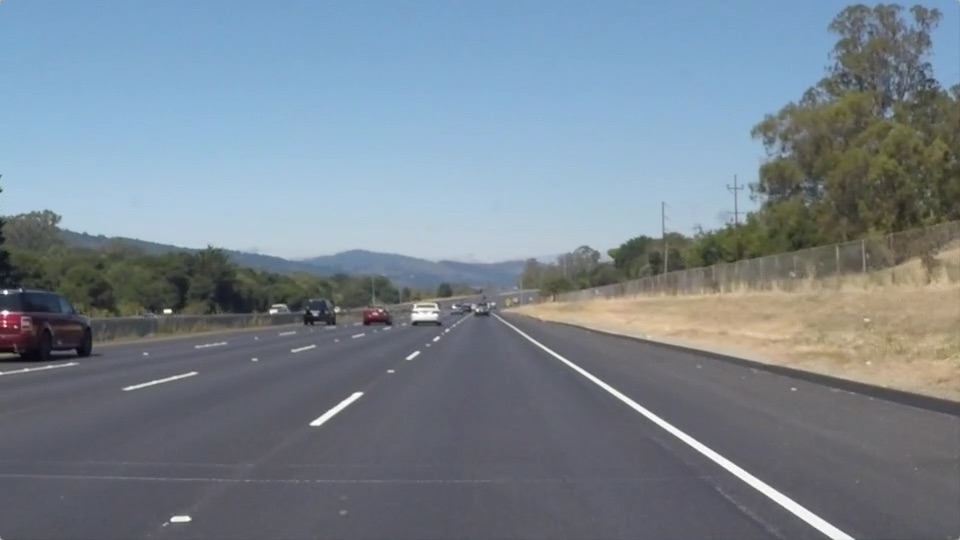
#> input picture CarND-LaneLines-P1/test_images/solidWhiteRight.jpg, 960 x 540 px, found by its file name
$ jupyter execute --allow-errors P1.ipynb   (shell and % lines are left out)
#> lines starting #> are read from the running program, lines starting #| are printed output that depends on the picture; after the words box and inside, x2 and y2 are one past the last pixel; in counts of white or black regions, pixels touching at a corner belong together
# Self-Driving Car Engineer Nanodegree

## Project: **Finding Lane Lines on the Road**
***
In this project, you will use the tools you learned about in the lesson to identify lane lines on the road.  You can develop your pipeline on a series of individual images, and later apply the result to a video stream (really just a series of images). Check out the video clip "raw-lines-example.mp4" (also contained in this repository) to see what the output should look like after using the helper functions below.

Once you have a result that looks roughly like "raw-lines-example.mp4", you'll need to get creative and try to average and/or extrapolate the line segments you've detected to map out the full extent of the lane lines.  You can see an example of the result you're going for in the video "P1_example.mp4".  Ultimately, you would like to draw just one line for the left side of the lane, and one for the right.

In addition to implementing code, there is a brief writeup to complete. The writeup should be completed in a separate file, which can be either a markdown file or a pdf document. There is a [write up template](https://github.com/udacity/CarND-LaneLines-P1/blob/master/writeup_template.md) that can be used to guide the writing process. Completing both the code in the Ipython notebook and the writeup template will cover all of the [rubric points](https://review.udacity.com/#!/rubrics/322/view) for this project.

---
Let's have a look at our first image called 'test_images/solidWhiteRight.jpg'.  Run the 2 cells below (hit Shift-Enter or the "play" button above) to display the image.

**Note: If, at any point, you encounter frozen display windows or other confounding issues, you can always start again with a clean slate by going to the "Kernel" menu above and selecting "Restart & Clear Output".**

---

**The tools you have are color selection, region of interest selection, grayscaling, Gaussian smoothing, Canny Edge Detection and Hough Tranform line detection.  You  are also free to explore and try other techniques that were not presented in the lesson.  Your goal is piece together a pipeline to detect the line segments in the image, then average/extrapolate them and draw them onto the image for display (as below).  Once you have a working pipeline, try it out on the video stream below.**

---

<figure>

 <figcaption>
 <p></p>
 <p style="text-align: center;"> Your output should look something like this (above) after detecting line segments using the helper functions below </p>
 </figcaption>
</figure>
 <p></p>
<figure>

 <figcaption>
 <p></p>
 <p style="text-align: center;"> Your goal is to connect/average/extrapolate line segments to get output like this</p>
 </figcaption>
</figure>

**Run the cell below to import some packages.  If you get an `import error` for a package you've already installed, try changing your kernel (select the Kernel menu above --> Change Kernel).  Still have problems?  Try relaunching Jupyter Notebook from the terminal prompt.  Also, consult the forums for more troubleshooting tips.**

## Import Packages

[cell 1]
#importing some useful packages
import matplotlib.pyplot as plt
import matplotlib.image as mpimg
import numpy as np
import cv2

## Read in an Image

[cell 2]
#reading in an image
image = mpimg.imread('test_images/solidWhiteRight.jpg')
#> image is the input picture: shape (540, 960, 3); mean R, G, B 120.3, 132.6, 143.7

#printing out some stats and plotting
print('This image is:', type(image), 'with dimensions:', image.shape)
#| This image is: <class 'numpy.ndarray'> with dimensions: (540, 960, 3)
plt.imshow(image)  # if you wanted to show a single color channel image called 'gray', for example, call as plt.imshow(gray, cmap='gray')

## Ideas for Lane Detection Pipeline

**Some OpenCV functions (beyond those introduced in the lesson) that might be useful for this project are:**

`cv2.inRange()` for color selection
`cv2.fillPoly()` for regions selection
`cv2.line()` to draw lines on an image given endpoints
`cv2.addWeighted()` to coadd / overlay two images
`cv2.cvtColor()` to grayscale or change color
`cv2.imwrite()` to output images to file
`cv2.bitwise_and()` to apply a mask to an image

**Check out the OpenCV documentation to learn about these and discover even more awesome functionality!**

## Helper Functions

Below are some helper functions to help get you started. They should look familiar from the lesson!

[cell 3]
import math
import statistics
def grayscale(img):
    """Applies the Grayscale transform
    This will return an image with only one color channel
    but NOTE: to see the returned image as grayscale
    (assuming your grayscaled image is called 'gray')
    you should call plt.imshow(gray, cmap='gray')"""
    return cv2.cvtColor(img, cv2.COLOR_RGB2GRAY)
    # Or use BGR2GRAY if you read an image with cv2.imread()
    # return cv2.cvtColor(img, cv2.COLOR_BGR2GRAY)

def canny(img, low_threshold, high_threshold):
    """Applies the Canny transform"""
    return cv2.Canny(img, low_threshold, high_threshold)

def gaussian_blur(img, kernel_size):
    """Applies a Gaussian Noise kernel"""
    return cv2.GaussianBlur(img, (kernel_size, kernel_size), 0)

def region_of_interest(img, vertices):
    """
    Applies an image mask.

    Only keeps the region of the image defined by the polygon
    formed from `vertices`. The rest of the image is set to black.
    `vertices` should be a numpy array of integer points.
    """
    #defining a blank mask to start with
    mask = np.zeros_like(img)

    #defining a 3 channel or 1 channel color to fill the mask with depending on the input image
    if len(img.shape) > 2:
        channel_count = img.shape[2]  # i.e. 3 or 4 depending on your image
        ignore_mask_color = (255,) * channel_count
    else:
        ignore_mask_color = 255

    #filling pixels inside the polygon defined by "vertices" with the fill color
    cv2.fillPoly(mask, vertices, ignore_mask_color)

    #returning the image only where mask pixels are nonzero
    masked_image = cv2.bitwise_and(img, mask)
    return masked_image


def draw_lines(img, lines, color=[255, 0, 0], thickness=10):
    """
    NOTE: this is the function you might want to use as a starting point once you want to
    average/extrapolate the line segments you detect to map out the full
    extent of the lane (going from the result shown in raw-lines-example.mp4
    to that shown in P1_example.mp4).

    Think about things like separating line segments by their
    slope ((y2-y1)/(x2-x1)) to decide which segments are part of the left
    line vs. the right line.  Then, you can average the position of each of
    the lines and extrapolate to the top and bottom of the lane.

    This function draws `lines` with `color` and `thickness`.
    Lines are drawn on the image inplace (mutates the image).
    If you want to make the lines semi-transparent, think about combining
    this function with the weighted_img() function below
    """
    #image shape for getting y ---imshape[0]
    imshape = image.shape;
    #left line
    arrLeftSlope = []; #array of left slope
    leftNum = 0; #number of left lines
    #right line
    arrRightSlope = [];
    rightNum = 0;
    #top y position
    topy = int(imshape[0]/2 + 60);
    #bottom y position
    bottomy = int(imshape[0]);
    #arrayof bottom x and y
    arrLeftX = [];
    arrLeftY = [];
    arrRightX = [];
    arrRightY = [];

    for line in lines:
        for x1,y1,x2,y2 in line:
            #each min point as an array
            if(y1 <= y2):
                minP = [x1, y1];
            else:
                minP = [x2, y2];
            #caluculate slope
            slope = (y2-y1)/(x2-x1);
            #left line
            if(slope < 0):
                arrLeftSlope.append(slope);
                arrLeftX.append(minP[0]);
                arrLeftY.append(minP[1]);
                leftNum = leftNum + 1;
            #do same thing for the right line
            else:
                arrRightSlope.append(slope);
                arrRightX.append(minP[0]);
                arrRightY.append(minP[1]);
                rightNum = rightNum + 1;

    if(leftNum > 0):
        #calculate median of left slope
        leftSlope = statistics.median(arrLeftSlope);
        #calculate median of bottomX and bottomY
        lbottomX = statistics.median(arrLeftX);
        lbottomY = statistics.median(arrLeftY);
        #y-intercept of left line
        lb = lbottomY - leftSlope * lbottomX;
        #draw left line
        cv2.line(img, (int((bottomy- lb) / leftSlope), bottomy), (int((topy- lb) / leftSlope), topy), color, thickness)
    #do the same thing for right line
    if(rightNum > 0):
        rightSlope = statistics.median(arrRightSlope);
        rbottomX = statistics.median(arrRightX);
        rbottomY = statistics.median(arrRightY);
        rb = rbottomY - rightSlope * rbottomX;
        cv2.line(img, (int((bottomy- rb) / rightSlope), bottomy), (int((topy- rb) / rightSlope), topy), color, thickness);

def hough_lines(img, rho, theta, threshold, min_line_len, max_line_gap):
    """
    `img` should be the output of a Canny transform.

    Returns an image with hough lines drawn.
    """
    lines = cv2.HoughLinesP(img, rho, theta, threshold, np.array([]), minLineLength=min_line_len, maxLineGap=max_line_gap)
    line_img = np.zeros((img.shape[0], img.shape[1], 3), dtype=np.uint8)
    draw_lines(line_img, lines)
    return line_img

# Python 3 has support for cool math symbols.

def weighted_img(img, initial_img, α=0.8, β=1., γ=0.):
    """
    `img` is the output of the hough_lines(), An image with lines drawn on it.
    Should be a blank image (all black) with lines drawn on it.

    `initial_img` should be the image before any processing.

    The result image is computed as follows:

    initial_img * α + img * β + γ
    NOTE: initial_img and img must be the same shape!
    """
    return cv2.addWeighted(initial_img, α, img, β, γ)

## Test Images

Build your pipeline to work on the images in the directory "test_images"
**You should make sure your pipeline works well on these images before you try the videos.**

[cell 4]
import os
os.listdir("test_images/")

## Build a Lane Finding Pipeline

Build the pipeline and run your solution on all test_images. Make copies into the `test_images_output` directory, and you can use the images in your writeup report.

Try tuning the various parameters, especially the low and high Canny thresholds as well as the Hough lines parameters.

[cell 5]
# TODO: Build your pipeline that will draw lane lines on the test_images
# then save them to the test_images_output directory.
froot = "test_images/";
fout = "test_images_output/";
names = os.listdir("test_images/");
#loop for each image
for name in names:
    # Read in and grayscale the image
    image = mpimg.imread("test_images/" + name);
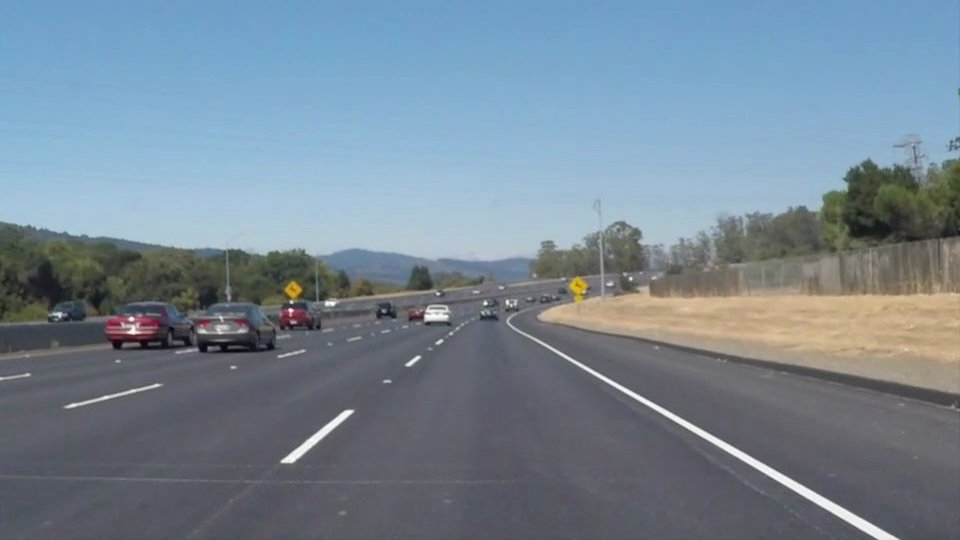
#> input picture CarND-LaneLines-P1/test_images/solidWhiteCurve.jpg, 960 x 540 px, found by its file name
#> image is the input picture: shape (540, 960, 3); mean R, G, B 118.5, 134.5, 148.1
    gray = grayscale(np.copy(image));
#> in grayscale, `return cv2.cvtColor(img, cv2.COLOR_RGB2GRAY)`:
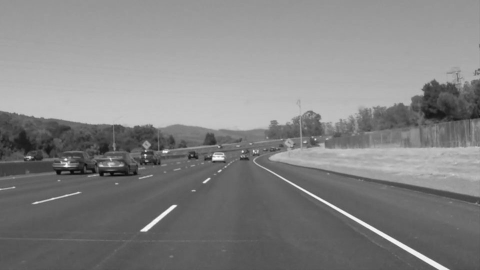
#> returned value: shape (540, 960) (shown at 1/2 size); min 5, max 255, mean 131.2

    # Define a kernel size and apply Gaussian smoothing
    kernel_size = 5;
    blur_gray = gaussian_blur(gray, kernel_size);

    # Define our parameters for Canny and apply
    low_threshold = 50;
    high_threshold = 150;
    edges = canny(blur_gray, low_threshold, high_threshold);
#> in canny, `return cv2.Canny(img, low_threshold, high_threshold)`:
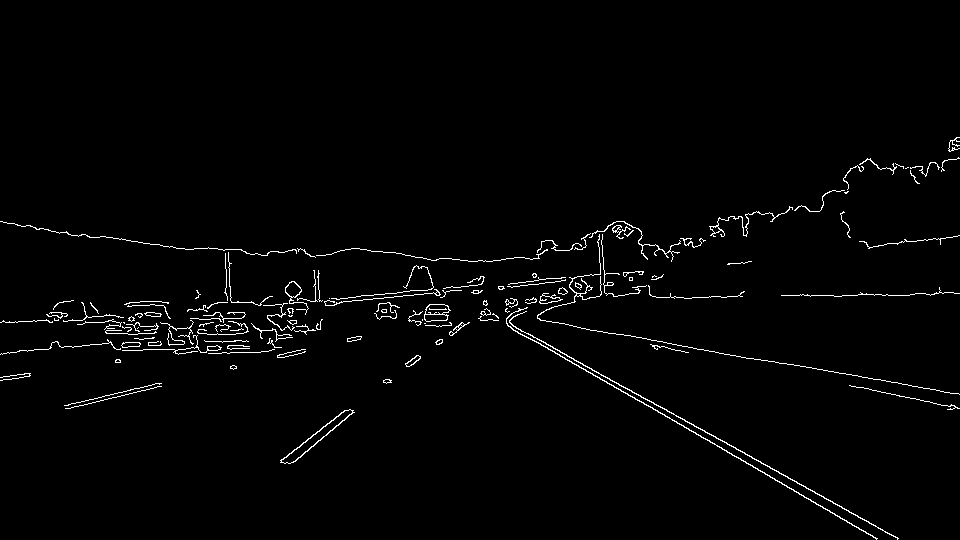
#> returned value: shape (540, 960); 1.7% white in thin lines or dots, all inside (x1, y1, x2, y2) = (0, 137, 960, 540)

    # Next we'll create a masked edges image using cv2.fillPoly()
    # This time we are defining a four sided polygon to mask
    imshape = image.shape
    vertices = np.array([[(100,imshape[0]),(imshape[1]/2 - 5, imshape[0]/2), (imshape[1]/2 + 5, imshape[0]/2), (imshape[1]-100,imshape[0])]], dtype=np.int32)
    masked_edges = region_of_interest(edges, vertices)
#> in region_of_interest, `cv2.fillPoly(mask, vertices, ignore_mask_color)`:
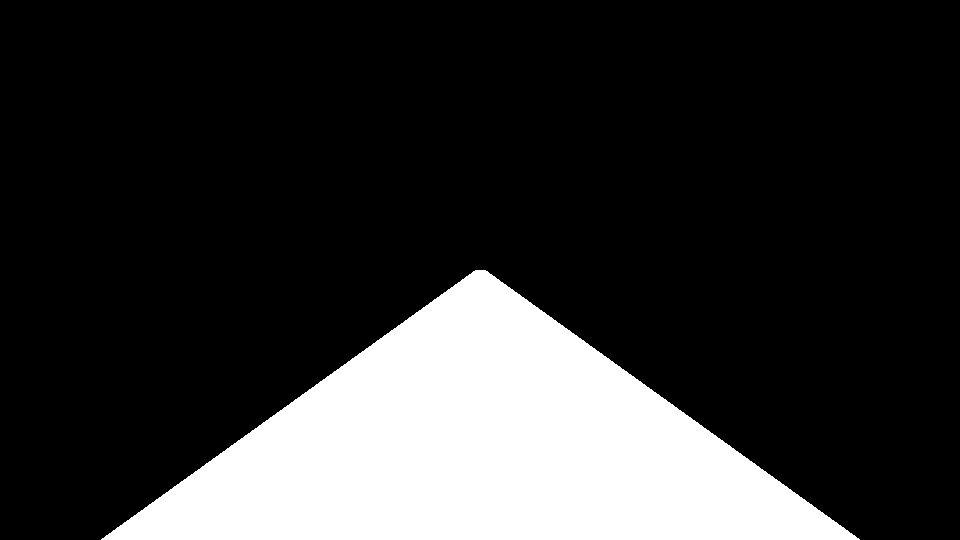
#> mask: shape (540, 960); 20.1% white; 1 white region, box (x1, y1, x2, y2) and area: (101, 270, 860, 540) 104055
#> in region_of_interest, `masked_image = cv2.bitwise_and(img, mask)`:
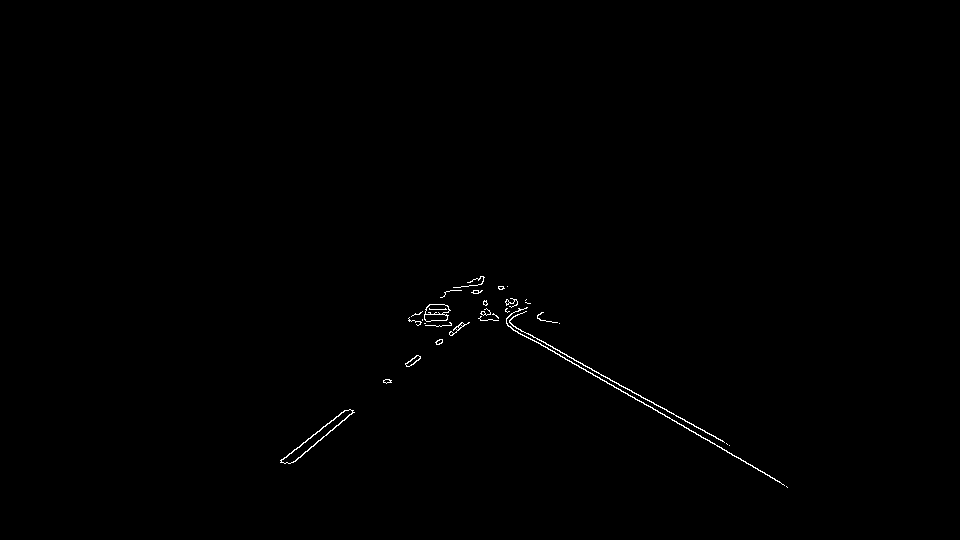
#> masked_image: shape (540, 960); 0.34% white in thin lines or dots, all inside (x1, y1, x2, y2) = (280, 276, 788, 488)
    plt.imshow(masked_edges)

    # Define the Hough transform parameters
    # Make a blank the same size as our image to draw on
    rho = 1 # distance resolution in pixels of the Hough grid
    theta = np.pi/180 # angular resolution in radians of the Hough grid
    threshold = 80   # minimum number of votes (intersections in Hough grid cell)
    min_line_length = 30 #minimum number of pixels making up a line
    max_line_gap = 5  # maximum gap in pixels between connectable line segments
    line_image = np.copy(image)*0 # creating a blank to draw lines on
#> line_image: shape (540, 960, 3); every value is 0

    # Run Hough on edge detected image
    # Output "lines" is an array containing endpoints of detected line segments
    # Iterate over the output "lines" and draw lines on a blank image
    line_image = hough_lines(masked_edges, rho, theta, threshold, min_line_length, max_line_gap)
#> in hough_lines, `lines = cv2.HoughLinesP(img, rho, theta, threshold, np.array([]), minL..`: lines = [[506, 321, 729, 445], [530, 338, 783, 484], [292, 462, 352, 412], [507, 325, 646, 405], [301, 444, 333, 420]]
#> the loop in draw_lines, `for line in lines:` made 5 passes
#> after the loop in draw_lines, `for line in lines:`: arrLeftSlope = [-0.833, -0.75]; arrLeftX = [352, 333]; arrLeftY = [412, 420]; arrRightSlope = [0.556, 0.577, 0.576]; arrRightX = [506, 530, 507]; arrRightY = [321, 338, 325]; leftNum = 2; rightNum = 3
#> in draw_lines, `leftSlope = statistics.median(arrLeftSlope);`: leftSlope = -0.792
#> in draw_lines, `lbottomX = statistics.median(arrLeftX);`: lbottomX = 342.5
#> in draw_lines, `lbottomY = statistics.median(arrLeftY);`: lbottomY = 416
#> in draw_lines, `lb = lbottomY - leftSlope * lbottomX;`: lb = 687.1
#> in draw_lines, `rightSlope = statistics.median(arrRightSlope);`: rightSlope = 0.576
#> in draw_lines, `rbottomX = statistics.median(arrRightX);`: rbottomX = 507
#> in draw_lines, `rbottomY = statistics.median(arrRightY);`: rbottomY = 325
#> in draw_lines, `rb = rbottomY - rightSlope * rbottomX;`: rb = 33.2
#> in draw_lines, `cv2.line(img, (int((bottomy- rb) / rightSlope), bottomy), (int((topy- ..`:
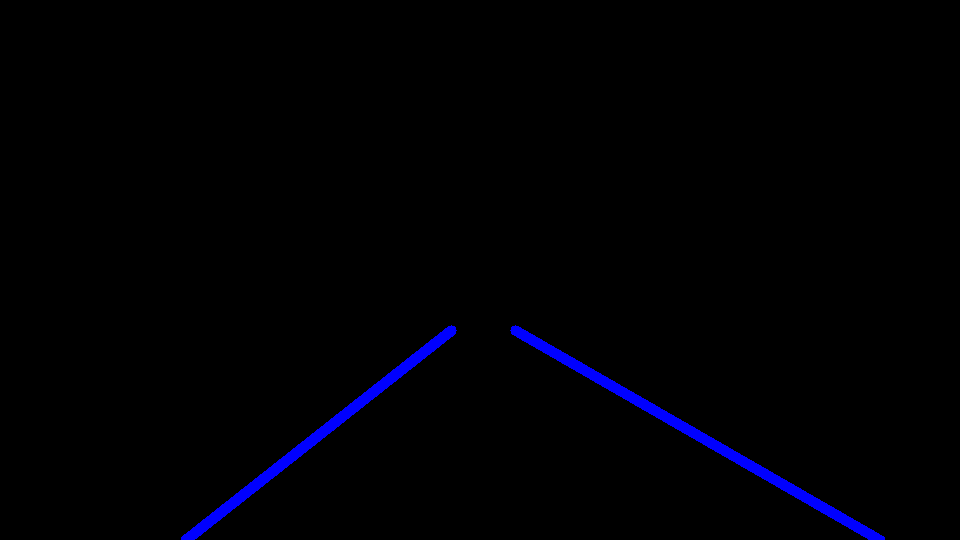
#> img: shape (540, 960, 3); mean of channels 0, 1, 2 4, 0, 0; drawn as B, G, R

    # Create a "color" binary image to combine with line image
    color_edges = np.dstack((edges, edges, edges))
    # Draw the lines on the edge image
    lines_edges = weighted_img(line_image, color_edges, α=0.8, β=1., γ=0.)
#> in weighted_img, `return cv2.addWeighted(initial_img, α, img, β, γ)`:
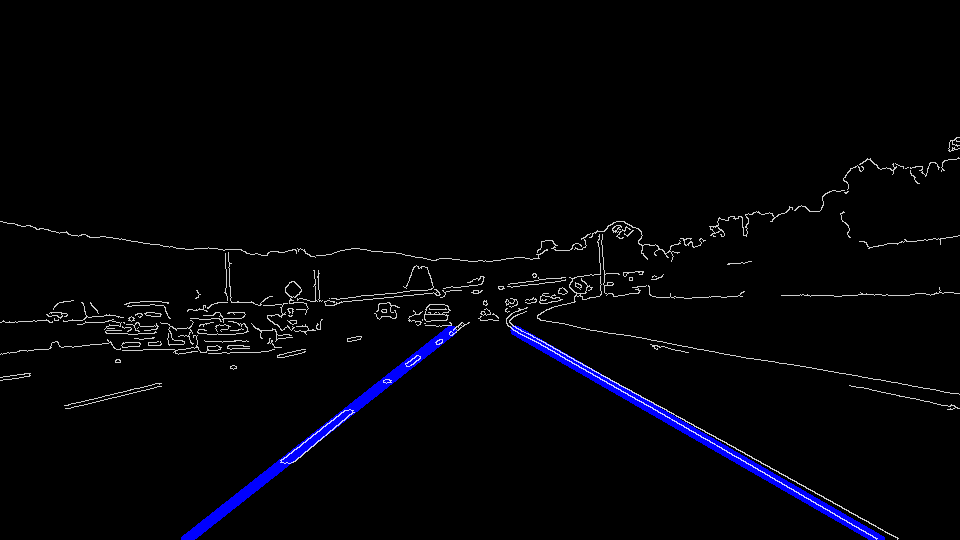
#> returned value: shape (540, 960, 3); mean of channels 0, 1, 2 7.1, 3.5, 3.5; drawn as B, G, R

    cv2.imwrite(fout+name, lines_edges);
